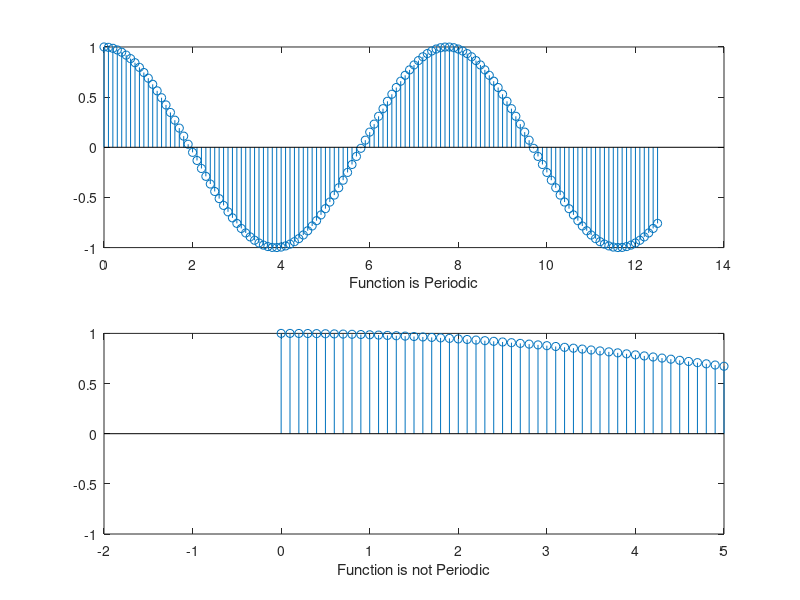

MATLAB code for this plot:
clear all;
clc;
n=0:0.1:4*pi;
x = cos(8*pi*n/31);
y = cos(n/6);
subplot(2,1,1)
stem(n,x)
xlabel('Function is Periodic');
subplot(2,1,2)
stem(n,y)
xlabel('Function is not Periodic');
xlim([-2 5])